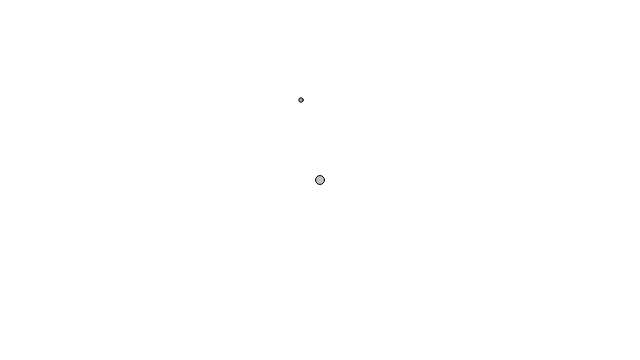
Frame 1 (no input)
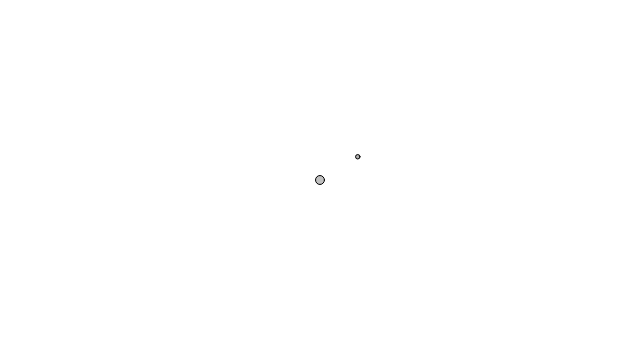
Frame 60 (no input)
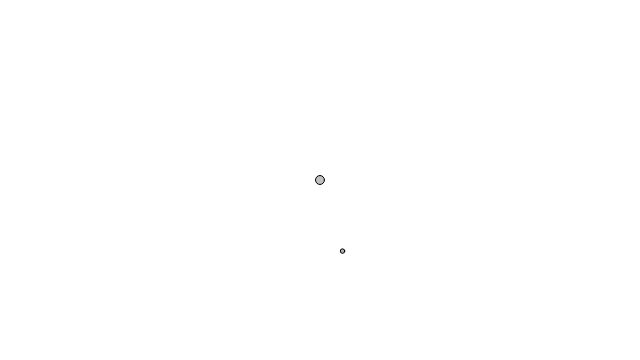
Frame 120 (the mouse pressed at the canvas centre since frame 60)

The p5.js sketch that drew these frames (run headless with seeded random() and noise() and a simulated clock; from frame 60 on, the mouse is pressed at the canvas centre):

// p5.js sketch
// ── sketch.js
class Mover {
  constructor(x, y, mass) {
    this.velocity = createVector(0, 0);
    this.acceleration = createVector(0, 0);
    this.mass = mass;
    this.position = createVector(x, y);
    this.topspeed = 25; // Adjusted to a more practical speed limit
    this.radius = this.mass * 8;
  }

  applyForce(force) {
    let f = p5.Vector.div(force, this.mass); // F = ma => a = F/m
    this.acceleration.add(f);
  }

  windForce() {
    let mouse = createVector(mouseX, mouseY);
    let dir = p5.Vector.sub(this.position, mouse);
    let distance = dir.mag();
    let maxDistance = 200;
    if (distance > 0 && distance < maxDistance) {
      dir.normalize();
      let strength = map(distance, 0, maxDistance, 2, 0);
      dir.mult(strength);
      return dir;
    }
    return createVector(0, 0);
  }

  update() {
    this.velocity.add(this.acceleration);
    this.velocity.limit(this.topspeed); // Apply top speed limit
    this.position.add(this.velocity);
    this.acceleration.mult(0); // Reset acceleration each frame
  }

  show() {
    stroke(0);
    fill(175);
    circle(this.position.x, this.position.y, sqrt(this.mass) * 2);
  }

  checkEdges() {
    if (this.position.x > width - this.radius) {
      this.position.x = width - this.radius;
      this.velocity.x *= -1;
    } else if (this.position.x < this.radius) {
      this.velocity.x *= -1;
      this.position.x = this.radius;
    }
    if (this.position.y > height - this.radius) {
      this.velocity.y *= -1;
      this.position.y = height - this.radius;
    } else if (this.position.y < this.radius) {
      this.velocity.y *= -1;
      this.position.y = this.radius;
    }
  }

  CalcFriction() {
    if (this.ContactEdge()) {
      let c = 0.1;
      let normal = 1;
      let frictionMag = c * normal;

      let friction = this.velocity.copy();
      friction.mult(-1);
      friction.normalize();
      friction.mult(frictionMag);

      this.applyForce(friction);
    }
  }

  ContactEdge() {
    return this.position.y > height - this.radius - 1;
  }

  BounceEdges() {
    let bounce = -0.9;
    if (this.position.y > height - this.radius) {
      this.position.y = height - this.radius;
      this.velocity.y *= bounce;
    }
  }

  EdgeForce() {
    let maxdist = 100;
    let pushPower = 0.25;

    if (this.position.x > width - maxdist - this.radius) {
      let distance = width - this.position.x - this.radius;
      let push = map(distance, maxdist, 0, 0, pushPower);
      let repulsion = createVector(-push * this.mass, 0);
      this.applyForce(repulsion);

      if (this.velocity.x > 0) {
        let brake = createVector(-this.velocity.x * 0.15 * this.mass, 0);
        this.applyForce(brake);
      }
    }

    if (this.position.x < maxdist + this.radius) {
      let distance = this.position.x - this.radius;
      let push = map(distance, maxdist, 0, 0, pushPower);
      let repulsion = createVector(push * this.mass, 0);
      this.applyForce(repulsion);

      if (this.velocity.x < 0) {
        let brake = createVector(-this.velocity.x * 0.15 * this.mass, 0);
        this.applyForce(brake);
      }
    }
  }
}

class Attractor {
  constructor() {
    this.position = createVector(width / 2, height / 2);
    this.mass = 20;
  }

  show() {
    stroke(0);
    fill(175, 200);
    // FIXED: changed this.x, this.y to this.position.x, this.position.y
    circle(this.position.x, this.position.y, sqrt(this.mass) * 2);
  }

  attract(mover) {
    let force = p5.Vector.sub(this.position, mover.position);
    let distance = force.mag();
    distance = constrain(distance, 5, 25); // Avoid division by zero or infinite forces
    let strength = (G * this.mass * mover.mass) / (distance * distance);
    force.setMag(strength);
    return force;
  }
}

let mover;
let attractor;
let G = 1;

function setup() {
  createCanvas(640, 360);
  mover = new Mover(300, 100, 5);
  // Give mover initial velocity so it enters an orbit instead of falling straight into the center
  mover.velocity = createVector(1, 0); 
  attractor = new Attractor();
}

function draw() {
  background(255);

  let force = attractor.attract(mover);
  mover.applyForce(force);

  attractor.show();
  mover.update();
  mover.show();
}
